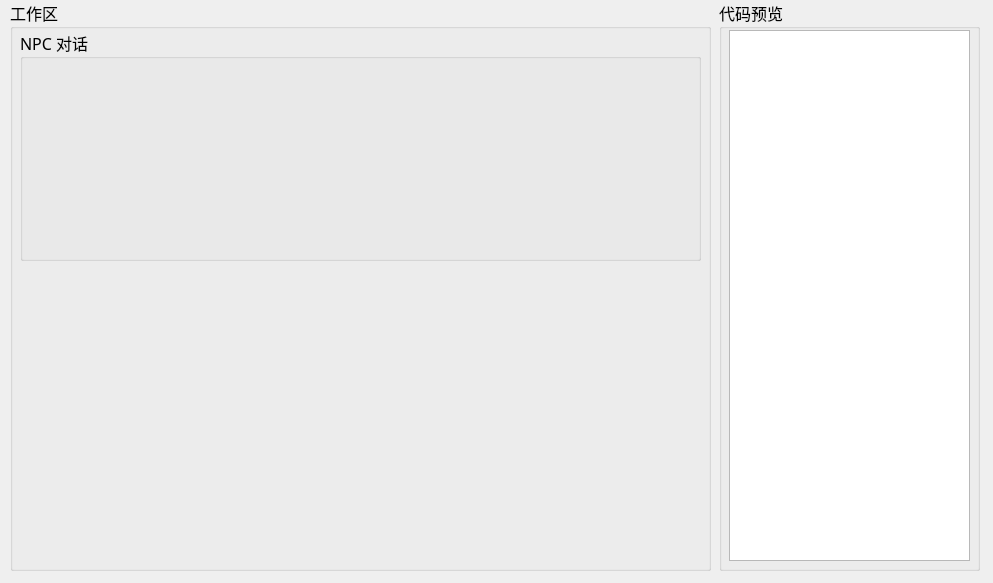
<?xml version="1.0" encoding="UTF-8"?>
<ui version="4.0">
 <class>NPC_Dialog</class>
 <widget class="QWidget" name="NPC_Dialog">
  <property name="geometry">
   <rect>
    <x>0</x>
    <y>0</y>
    <width>993</width>
    <height>583</height>
   </rect>
  </property>
  <property name="font">
   <font>
    <family>思源黑体 CN Medium</family>
    <pointsize>12</pointsize>
   </font>
  </property>
  <property name="windowTitle">
   <string>处理：NPC对话</string>
  </property>
  <widget class="QGroupBox" name="groupBox">
   <property name="geometry">
    <rect>
     <x>719</x>
     <y>0</y>
     <width>261</width>
     <height>571</height>
    </rect>
   </property>
   <property name="title">
    <string>代码预览</string>
   </property>
   <widget class="QTextEdit" name="textEdit">
    <property name="geometry">
     <rect>
      <x>10</x>
      <y>30</y>
      <width>241</width>
      <height>531</height>
     </rect>
    </property>
   </widget>
  </widget>
  <widget class="QGroupBox" name="groupBox_2">
   <property name="geometry">
    <rect>
     <x>10</x>
     <y>0</y>
     <width>701</width>
     <height>571</height>
    </rect>
   </property>
   <property name="title">
    <string>工作区</string>
   </property>
   <widget class="QGroupBox" name="groupBox_3">
    <property name="geometry">
     <rect>
      <x>10</x>
      <y>30</y>
      <width>681</width>
      <height>231</height>
     </rect>
    </property>
    <property name="title">
     <string>NPC 对话</string>
    </property>
   </widget>
  </widget>
 </widget>
 <resources/>
 <connections/>
</ui>
